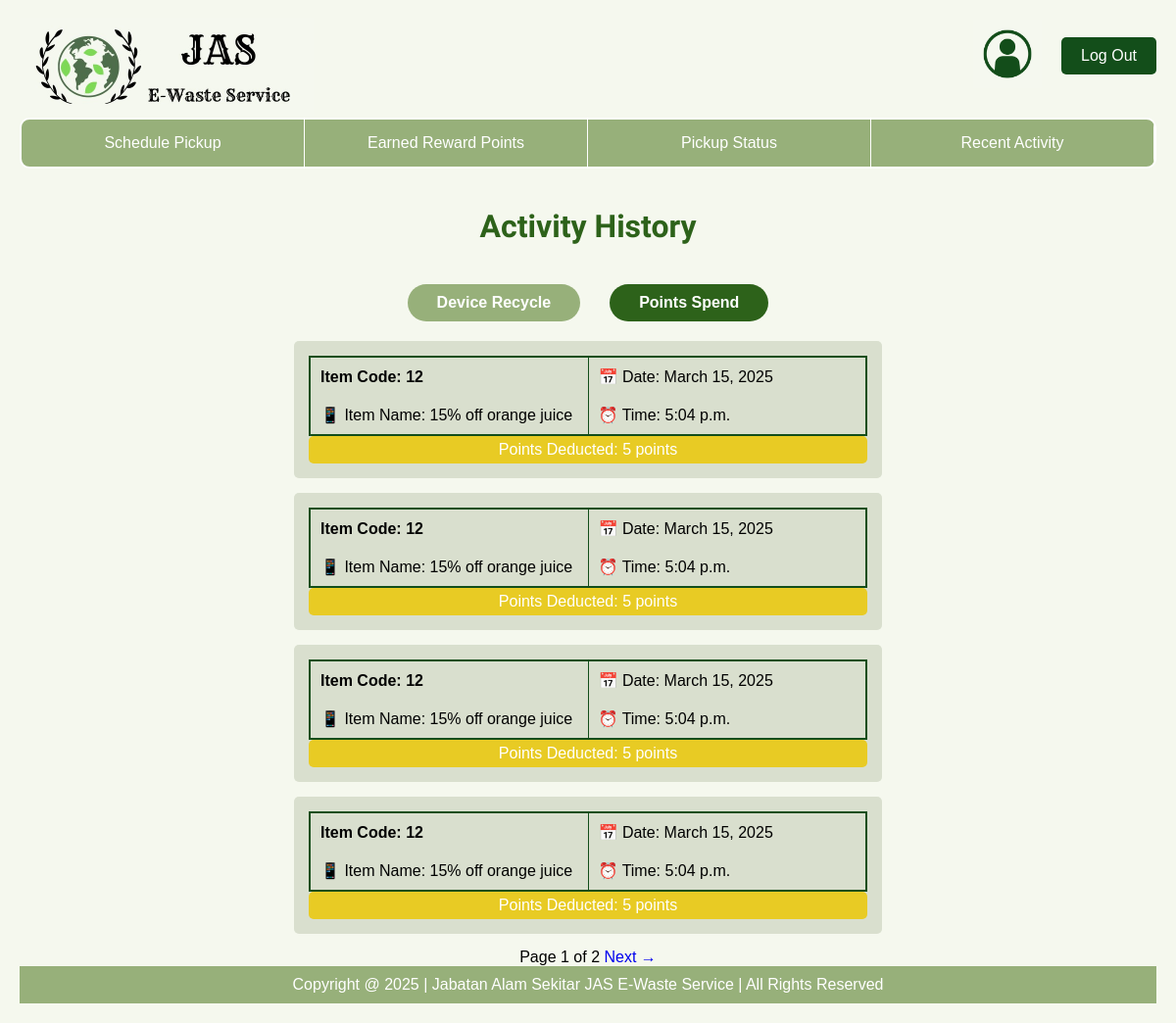
Screenshot of /customer/history-voucher/ (signed in) with the database file from the repository.
### database/models.py (models this page shows, shortened)
class Voucher(models.Model):
    voucherID = models.CharField(primary_key=True, max_length=200)
    name = models.CharField(max_length=150)
    pointsRequired = models.IntegerField()
    quantity = models.IntegerField()

### customer/views.py (the view)
# urls.py: path('history-voucher/', voucher_redeemed, name='voucher_redeemed'),  # Activity History - Voucher Redeemed
def voucher_redeemed(request):
    customerID = request.session.get('user_id')
    vouchers_redeemed = (CustomerRedemption.objects.filter(customer__customerID=customerID, status=False).select_related('voucher')
                         .values('voucher__voucherID', 'voucher__name', 'date', 'time', 'voucher__pointsRequired')
                         .order_by('-time')
                         )
    pagination = Paginator(vouchers_redeemed, 4)
    page = request.GET.get('page')
    vouchers = pagination.get_page(page)
    if not vouchers.object_list:
        return render(request, 'customer/activityHis-Point.html', {"Empty": True})
    return render(request, 'customer/activityHis-Point.html', {'vouchers':vouchers})

### customer/templates/customer/activityHis-Point.html (shortened to what this page needs)
{% extends 'customer/base_customer.html' %}
{% load static %}
    {% block extra_css %}
        <link rel="stylesheet" href="{% static 'css/activityHis-Point.css' %}">
    {% endblock %}
{% block content %}
<body>
    <h1 class="title">Activity History</h1>
    <div class="btn-container">
        <a href="{% url 'customer:device_recycled' %}">
            <button class="tab-btn" onclick="location.href={% url 'customer:device_recycled' %}">Device Recycle</button>
        </a>
        <a href="{% url 'customer:voucher_redeemed' %}">
            <button class="tab-btn active" onclick="location.href={% url 'customer:voucher_redeemed' %}">Points Spend</button>
        </a>
    </div>
    {% for voucher in vouchers %}
        <div class="activity-container">
            <div class="activity-card">
                <table>
                    <tr>
                        <td><strong>Item Code: {{voucher.voucher__voucherID}}</strong></td>
                        <td>📅 Date: {{voucher.date}}</td>
                    </tr>
                    <tr>
                        <td>📱 Item Name: {{voucher.voucher__name}}</td>
                        <td>⏰ Time: {{voucher.time}}</td>
                    </tr>
                </table>
                <div class="points-deducted">Points Deducted: {{voucher.voucher__pointsRequired}} points</div>
            </div>
        </div>
    {% endfor %}
    <div>
        {% if not Empty %}
            <span>Page {{ vouchers.number }} of {{ vouchers.paginator.num_pages }}</span>
            {% if vouchers.has_next %}
                <a href="?page={{ vouchers.next_page_number }}" style="text-decoration:none;">Next &rarr; </a>
            {% endif %}
        {% else %}
            <p>No vouchers Have Been Redeemed</p>
        {% endif %}
    </div>
</body>
{% endblock %}

### customer/static/css/activityHis-Point.css (style rules this page uses)
html { height: 100%; }
body { font-family: Arial, sans-serif; background-color: #F5F8EE; text-align: center; margin: 0; padding: 20px; min-height: 100vh; display: flex; flex-direction: column; margin: 0; }
.title { font-family: 'Sansita Swashed', cursive; font-size: 32px; color: #2d621a; padding: 40px; }
.btn-container { display: flex; justify-content: center; gap: 30px; margin-bottom: 20px; }
.tab-btn { background: #97B07A; color: white; padding: 10px 30px; border: none; border-radius: 20px; cursor: pointer; font-size: 16px; font-weight: bold; min-width: 150px; text-align: center; }
.tab-btn.active { background: #2d621a; }
.activity-container { width: 90%; max-width: 600px; margin: auto; margin-top: 0; }
.activity-card { background: #D9DFCE; padding: 15px; margin-bottom: 15px; border-radius: 5px; text-align: left; }
table { width: 100%; max-width: 100%; border-collapse: collapse; border: 2px solid #134E1A; table-layout: fixed; }
th, td { padding: 10px; text-align: left; border-left: 1px solid #134E1A; border-right: 1px solid #134E1A; border-radius: 5px; }
tr:last-child { border-bottom: none; }
.points-deducted { background: #E8CB24; color: white; padding: 5px; border-radius: 5px; text-align: center; }

### customer/templates/customer/header-customer.html (style rules this page uses)
* { margin: 0; padding: 0; box-sizing: border-box; }
body { margin: 0; padding: 0; z-index: 1; }

### customer/templates/customer/navbar-customer.html (style rules this page uses)
body { margin: 0; padding: 0; z-index: 2; }

### rows the page displays
Voucher: voucher__voucherID "12", date "March 15, 2025", voucher__name "15% off orange juice", time "5:04 p.m.", voucher__pointsRequired "5"

### other values shown
{{ vouchers.number }} "1"
{{ vouchers.paginator.num_pages }} "2"
